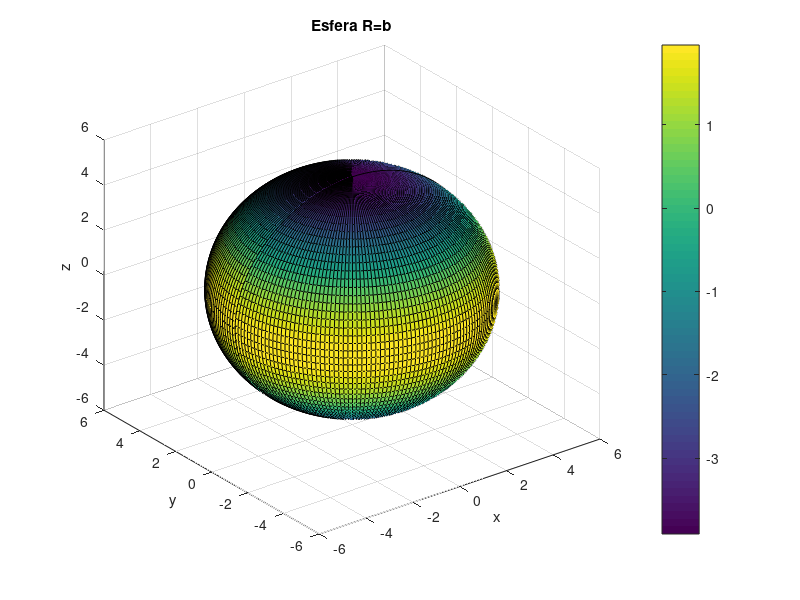

Write MATLAB code to recreate this figure.
rho=5
k = 7
a = 5
b = 10
phicero = 60.*10.^(-12)

theta1=linspace(0,pi,100)
phi1=linspace(0,2.*pi,100)
[theta,phi]=meshgrid(theta1,phi1)
e=8.85.*10.^(-12)

[x,y,z]=sph2cart(theta,phi,rho)
neotheta=atan(sqrt(x.^2+y.^2)./(z))
sigma = ((k.*(2.*a-b))./(b)-(2.*k)./(15).*(2+(3.*a.^5)./(b.^5)).*(3.*(cos(neotheta)).^2-1)+(2.*phicero.*a)./(b.^2))

surf(x,y,z,sigma)
colorbar;
title("Esfera R=b")
xlabel("x")
ylabel("y")
zlabel("z")